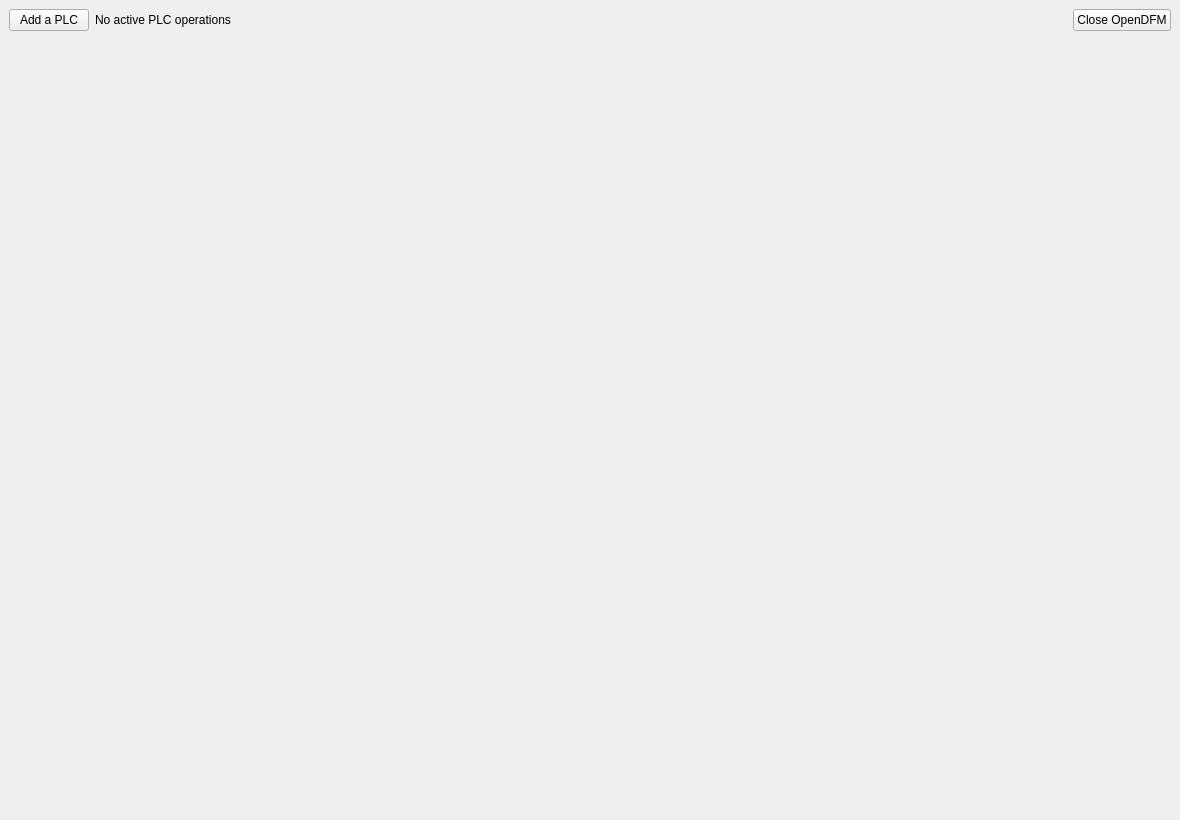
<?xml version="1.0" encoding="UTF-8"?>
<ui version="4.0">
 <class>OpenDFMWindow</class>
 <widget class="QMainWindow" name="OpenDFMWindow">
  <property name="geometry">
   <rect><x>0</x><y>0</y><width>1180</width><height>820</height></rect>
  </property>
  <property name="minimumSize">
   <size><width>920</width><height>680</height></size>
  </property>
  <property name="windowTitle">
   <string>OpenDFM - PLC SD Log Downloader</string>
  </property>
  <widget class="QWidget" name="centralwidget">
   <layout class="QVBoxLayout" name="mainLayout">
    <item>
     <layout class="QHBoxLayout" name="toolbarLayout">
      <item>
       <widget class="QPushButton" name="addPLCButton">
        <property name="text"><string>Add a PLC</string></property>
       </widget>
      </item>
      <item>
       <widget class="QLabel" name="activeLabel">
        <property name="text"><string>No active PLC operations</string></property>
       </widget>
      </item>
      <item>
       <spacer name="toolbarSpacer">
        <property name="orientation"><enum>Qt::Horizontal</enum></property>
        <property name="sizeHint" stdset="0"><size><width>40</width><height>20</height></size></property>
       </spacer>
      </item>
      <item>
       <widget class="QPushButton" name="closeAppButton">
        <property name="text"><string>Close OpenDFM</string></property>
       </widget>
      </item>
     </layout>
    </item>
    <item>
     <widget class="QTabWidget" name="tabWidget">
      <property name="tabsClosable"><bool>true</bool></property>
      <property name="movable"><bool>true</bool></property>
      <property name="documentMode"><bool>true</bool></property>
     </widget>
    </item>
   </layout>
  </widget>
 </widget>
 <resources/>
 <connections/>
</ui>
